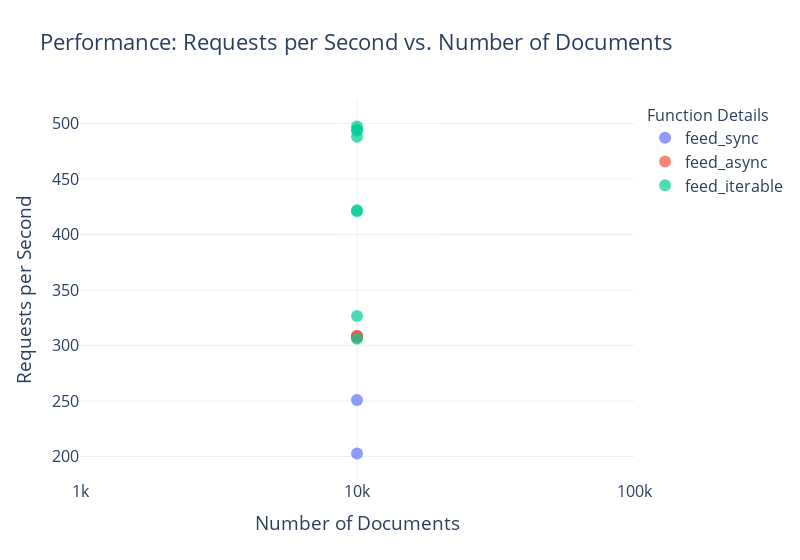

Source (notebook cell):
### Code cell
import plotly.express as px


def plot_performance(df: pd.DataFrame):
    # Create a scatter plot with logarithmic scale for both axes using Plotly Express
    fig = px.scatter(
        df,
        x="num_docs",
        y="requests_per_second",
        color="function_name",  # Defines color based on different functions
        log_x=True,  # Set x-axis to logarithmic scale
        log_y=False,  # If you also want the y-axis in logarithmic scale, set this to True
        title="Performance: Requests per Second vs. Number of Documents",
        labels={  # Customizing axis labels
            "num_docs": "Number of Documents",
            "requests_per_second": "Requests per Second",
            "max_workers": "max_workers",
            "max_queue_size": "max_queue_size",
            "max_connections": "max_connections",
            "num_concurrent_requests": "num_concurrent_requests",
        },
        template="plotly_white",  # This sets the style to a white background, adhering to Tufte's minimalist principles
        hover_data=[
            "max_workers",
            "max_queue_size",
            "max_connections",
            "num_concurrent_requests",
        ],  # Additional information to show on hover
    )

    # Update layout for better readability, similar to 'talk' context in Seaborn
    fig.update_layout(
        font=dict(
            size=16,  # Adjusting font size for better visibility, similar to 'talk' context
        ),
        legend_title_text="Function Details",  # Custom legend title
        legend=dict(
            title_font_size=16,
            x=800,  # Adjusting legend position similar to bbox_to_anchor in Matplotlib
            xanchor="auto",
            y=1,
            yanchor="auto",
        ),
        width=800,  # Adjusting width of the plot
    )
    fig.update_xaxes(
        tickvals=[1000, 10000, 100000],  # Set specific tick values
        ticktext=["1k", "10k", "100k"],  # Set corresponding tick labels
    )

    fig.update_traces(
        marker=dict(size=12, opacity=0.7)
    )  # Adjust marker size and opacity
    # Show plot
    fig.show()
    # Save plot as HTML file
    fig.write_html("performance.html")


plot_performance(df)

### Figure 1 — Plotly figure (JSON) as saved in the notebook; plotly's stock layout.template omitted (floating-point values rounded to 4 significant figures)
{"data": [{"customdata": [[null, null, 16, null], [null, null, 64, null]], "hovertemplate": "function_name=feed_sync<br>Number of Documents=%{x}<br>Requests per Second=%{y}<br>max_workers=%{customdata[0]}<br>max_queue_size=%{customdata[1]}<br>max_connections=%{customdata[2]}<br>num_concurrent_requests=%{customdata[3]}<extra></extra>", "legendgroup": "feed_sync", "marker": {"color": "#636efa", "opacity": 0.7, "size": 12, "symbol": "circle"}, "mode": "markers", "name": "feed_sync", "orientation": "v", "showlegend": true, "type": "scatter", "x": [10000, 10000], "xaxis": "x", "y": [202.7, 251.0], "yaxis": "y"}, {"customdata": [[null, null, 16, 1000], [null, null, 16, 10000], [null, null, 64, 1000], [null, null, 64, 10000]], "hovertemplate": "function_name=feed_async<br>Number of Documents=%{x}<br>Requests per Second=%{y}<br>max_workers=%{customdata[0]}<br>max_queue_size=%{customdata[1]}<br>max_connections=%{customdata[2]}<br>num_concurrent_requests=%{customdata[3]}<extra></extra>", "legendgroup": "feed_async", "marker": {"color": "#EF553B", "opacity": 0.7, "size": 12, "symbol": "circle"}, "mode": "markers", "name": "feed_async", "orientation": "v", "showlegend": true, "type": "scatter", "x": [10000, 10000, 10000, 10000], "xaxis": "x", "y": [308.7, 308.2, 306.9, 308.5], "yaxis": "y"}, {"customdata": [[16, 1000, 64, null], [16, 10000, 64, null], [64, 1000, 64, null], [64, 10000, 64, null], [16, 1000, 128, null], [16, 10000, 128, null], [64, 1000, 128, null], [64, 10000, 128, null]], "hovertemplate": "function_name=feed_iterable<br>Number of Documents=%{x}<br>Requests per Second=%{y}<br>max_workers=%{customdata[0]}<br>max_queue_size=%{customdata[1]}<br>max_connections=%{customdata[2]}<br>num_concurrent_requests=%{customdata[3]}<extra></extra>", "legendgroup": "feed_iterable", "marker": {"color": "#00cc96", "opacity": 0.7, "size": 12, "symbol": "circle"}, "mode": "markers", "name": "feed_iterable", "orientation": "v", "showlegend": true, "type": "scatter", "x": [10000, 10000, 10000, 10000, 10000, 10000, 10000, 10000], "xaxis": "x", "y": [421.9, 306.1, 494.7, 493.6, 421.0, 326.7, 497.3, 488.0], "yaxis": "y"}], "layout": {"font": {"size": 16}, "legend": {"title": {"font": {"size": 16}, "text": "Function Details"}, "tracegroupgap": 0, "x": 800, "xanchor": "auto", "y": 1, "yanchor": "auto"}, "title": {"text": "Performance: Requests per Second vs. Number of Documents"}, "width": 800, "xaxis": {"anchor": "y", "domain": [0, 1], "ticktext": ["1k", "10k", "100k"], "tickvals": [1000, 10000, 100000], "title": {"text": "Number of Documents"}, "type": "log"}, "yaxis": {"anchor": "x", "domain": [0, 1], "title": {"text": "Requests per Second"}}}}
